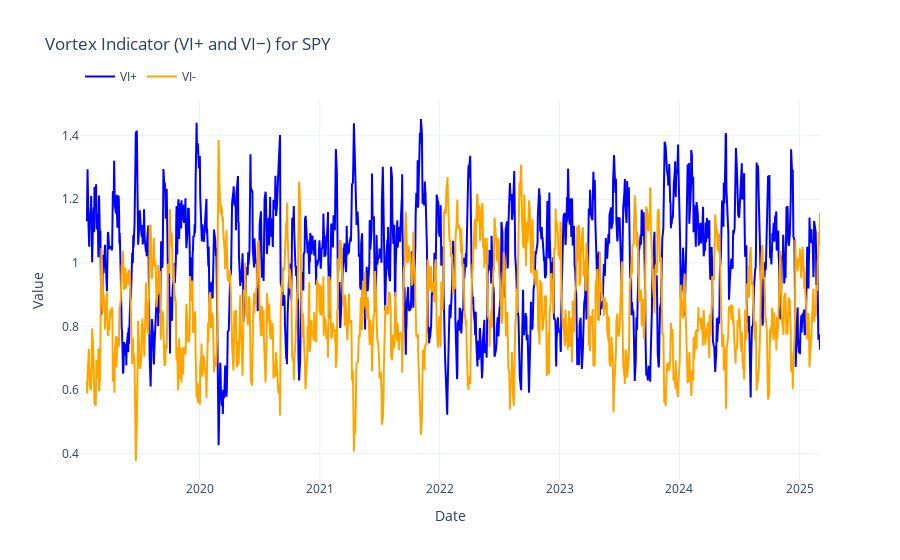

Source (notebook cell):
### Code cell
fig = go.Figure()

fig.add_trace(go.Scatter(
    x=spy.index,
    y=spy["VI+"],
    mode='lines',
    name='VI+',
    line=dict(color='blue')
))

fig.add_trace(go.Scatter(
    x=spy.index,
    y=spy["VI-"],
    mode='lines',
    name='VI-',
    line=dict(color='orange')
))

fig.update_layout(
    title="Vortex Indicator (VI+ and VI−) for SPY",
    xaxis_title="Date",
    yaxis_title="Value",
    legend=dict(x=0, y=1.1, orientation="h"),
    template="plotly_white"
)

fig.show()

### Figure 1 — Plotly figure (JSON) as saved in the notebook; plotly's stock layout.template omitted (floating-point values rounded to 4 significant figures; data arrays with more than 128 entries replaced by an {"elided": "..."} marker saying what was removed)
{"data": [{"line": {"color": "blue"}, "mode": "lines", "name": "VI+", "type": "scatter", "x": {"elided": "1551 str values"}, "y": {"elided": "1551 float values"}}, {"line": {"color": "orange"}, "mode": "lines", "name": "VI-", "type": "scatter", "x": {"elided": "1551 str values"}, "y": {"elided": "1551 float values"}}], "layout": {"legend": {"orientation": "h", "x": 0, "y": 1.1}, "title": {"text": "Vortex Indicator (VI+ and VI−) for SPY"}, "xaxis": {"title": {"text": "Date"}}, "yaxis": {"title": {"text": "Value"}}}}
